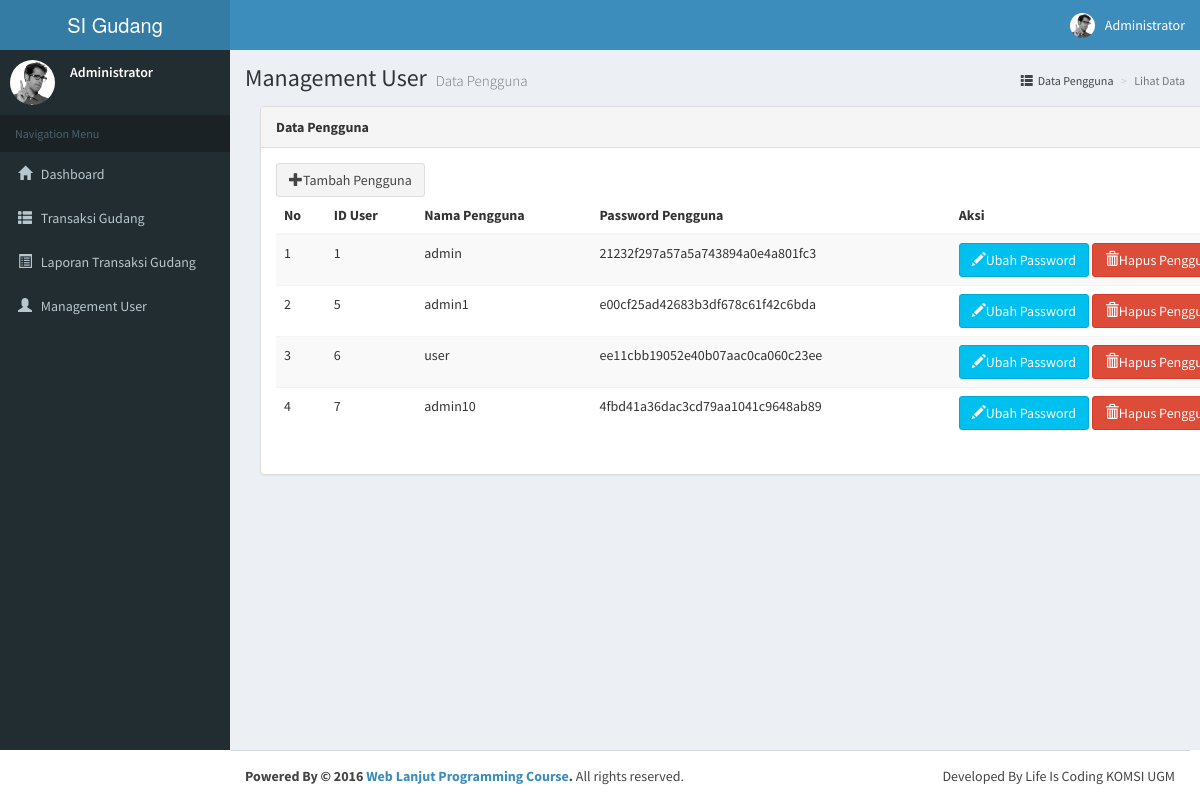
Page /index.php/user/getData on the committed database.
### tables this page shows
CREATE TABLE IF NOT EXISTS `pengguna` (
  `id_pengguna` int(11) NOT NULL,
  `nama_pengguna` varchar(50) NOT NULL,
  `password` varchar(50) NOT NULL
);

### application/controllers/user.php (called while the page is built, shortened)
<?php if(! defined('BASEPATH')) exit('No direct access allowed');
class user extends CI_Controller{
	public function __construct(){
		$this->load->model('model_user');
		$this->load->helper(array('form','url'));
		$this->load->library('pagination');
		$this->load->library('session');
		$this->load->database();
	}
	public function getData(){
	    $config['per_page'] = 5;
	    $from = $this->uri->segment(3);
	    $data['quser'] = $this->model_user->data($config['per_page'],$from);
		$this->load->view('vuser',$data);
	}
}
?>

### index.php (called while the page is built, shortened)
<?php
require_once BASEPATH.'core/CodeIgniter.php';

### application/models/model_user.php (called while the page is built, shortened)
<?php
class model_user extends CI_Model{
	function data($number,$offset){
		$this->db->select('*');
		return $query = $this->db->get('pengguna',$number,$offset)->result();
	}
	function jumlah_data(){
		$this->db->select('*');
		return $this->db->get('pengguna')->num_rows();
	}
}
?>

### application/views/vuser.php (the view, shortened to what this page needs)
<!DOCTYPE html>
<html>
<head>
  <link  href="<?php echo base_url().'assets/'?>bootstrap/css/bootstrap.min.css" rel="stylesheet">
  <link href="<?php echo base_url().'assets/'?>dist/css/font-awesome.css" rel="stylesheet">
  <link href="<?php echo base_url().'assets/'?>dist/css/ionicons.css" rel="stylesheet">
  <link href="<?php echo base_url().'assets/'?>dist/css/AdminLTE.min.css" rel="stylesheet">
  <link href="<?php echo base_url().'assets/'?>dist/css/footer.css" rel="stylesheet">
  <link href="<?php echo base_url().'assets/'?>dist/css/skins/skin-blue.min.css" rel="stylesheet">
</head>
<body class="hold-transition skin-blue sidebar-mini">
<div class="wrapper">
  <header class="main-header">
    <a href="index2.html" class="logo">
      <span class="logo-lg">SI Gudang </span>
    </a>
    <nav class="navbar navbar-static-top" role="navigation">
      <div class="navbar-custom-menu">
        <ul class="nav navbar-nav">
          <li class="dropdown user user-menu">
            <a href="#" class="dropdown-toggle" data-toggle="dropdown">
              <img src="<?php echo base_url().'assets/'?>dist/img/user2-160x160.jpg" class="user-image" alt="User Image">
              <span class="hidden-xs">Administrator</span>
            </a>
          </li>
        </ul>
      </div>
    </nav>
  </header>
  <aside class="main-sidebar">
    <section class="sidebar">
      <div class="user-panel">
        <div class="pull-left image">
          <img src="<?php echo base_url().'assets/'?>dist/img/user2-160x160.jpg" class="img-circle" alt="User Image">
        </div>
        <div class="pull-left info">
          <p>Administrator</p>
        </div>
      </div>
      <ul class="sidebar-menu">
        <li class="header">Navigation Menu</li>
        <li><a href="<?php echo site_url('grafiktotal/getGrafik');?>"><i class="glyphicon glyphicon-home"></i> <span>Dashboard</span></a></li>
        <li class="treeview">
          <a href="#"><i class="glyphicon glyphicon-th-list"></i> <span>Transaksi Gudang</span> <i class="fa-fa arrow"></i></a>
        </li>
         <li class="treeview">
          <a href="#"><i class="glyphicon glyphicon-list-alt"></i> <span>Laporan Transaksi Gudang</span></a>
        </li>
         <li class="treeview">
           <a href="<?php echo site_url('user/getData')?>"><i class="glyphicon glyphicon-user"></i> <span>Management User</span></a>
        </li>
      </ul>
    </section>
  </aside>
  <div class="content-wrapper">
    <section class="content-header">
      <h1>
        Management User
        <small>Data Pengguna</small>
      </h1>
      <ol class="breadcrumb">
        <li><a href="<?php echo site_url('hardware/getHardware');?>"><i class="glyphicon glyphicon-th-list"></i>Data Pengguna</a></li>
        <li class="active">Lihat Data</li>
      </ol>
    </section>
    <section class="content">
           <div class="container">
      <div class="panel panel-default">
  <div class="panel-heading"><b>Data Pengguna</b></div>
  <div class="panel-body">
    <a href="<?php echo site_url('user/tambahData')?>" class="btn btn-default"><i class="glyphicon glyphicon-plus"></i>Tambah Pengguna</a>
       <table class="table table-striped">
        <thead>
         <tr>
         <th>No</th>
         <th>ID User</th>
         <th>Nama Pengguna</th>
         <th>Password Pengguna</th>
         <th>Aksi</th>
         </tr>
        </thead>
        <tbody>
        <?php if(empty($quser)){ ?>
         <tr>
          <td colspan="6">Data tidak ditemukan</td>
         </tr>
        <?php }else{
          $no =  $this->uri->segment('3') + 1;
          foreach($quser as $data){ $no;?>
         <tr>
          <td><?php echo $no++?></td>
          <td><?php echo $data->id_pengguna?></td>
          <td><?php echo $data->nama_pengguna?></td>
          <td><?php echo $data->password?></td>
          <td>
            <?php echo anchor('user/edit/'.$data->id_pengguna,'<button type="button" class="btn btn-info"><i class="glyphicon glyphicon-pencil"></i>Ubah Password</button>');?>
           <?php echo anchor('user/delete/'.$data->id_pengguna,'<button type="button" class="btn btn-danger"><i class="glyphicon glyphicon-trash"></i>Hapus Pengguna</button>');?>
          </td>
         </tr>
        <?php }}?>
        </tbody>
       </table>
        <div class="row">
        <div class="col-md-12 text-center">
        </div>
    </div>
        </div>
    </div>
</div>
    </section>
  </div>
  <footer class="main-footer">
    <div class="pull-right hidden-xs">
      Developed By Life Is Coding KOMSI UGM
    </div>
    <strong>Powered By &copy; 2016 <a href="#">Web Lanjut Programming Course</a>.</strong> All rights reserved.
  </footer>
</div>
</body>
</html>

### rows in the picture
pengguna: id_pengguna "1", nama_pengguna "admin", password "21232f297a57a5a743894a0e4a801fc3", id_pengguna "Ubah Password", id_pengguna "Hapus…"
pengguna: id_pengguna "5", nama_pengguna "admin1", password "e00cf25ad42683b3df678c61f42c6bda", id_pengguna "Ubah Password", id_pengguna "Hapus…"
pengguna: id_pengguna "6", nama_pengguna "user", password "ee11cbb19052e40b07aac0ca060c23ee", id_pengguna "Ubah Password", id_pengguna "Hapus…"
pengguna: id_pengguna "7", nama_pengguna "admin10", password "4fbd41a36dac3cd79aa1041c9648ab89", id_pengguna "Ubah Password", id_pengguna "Hapus…"
